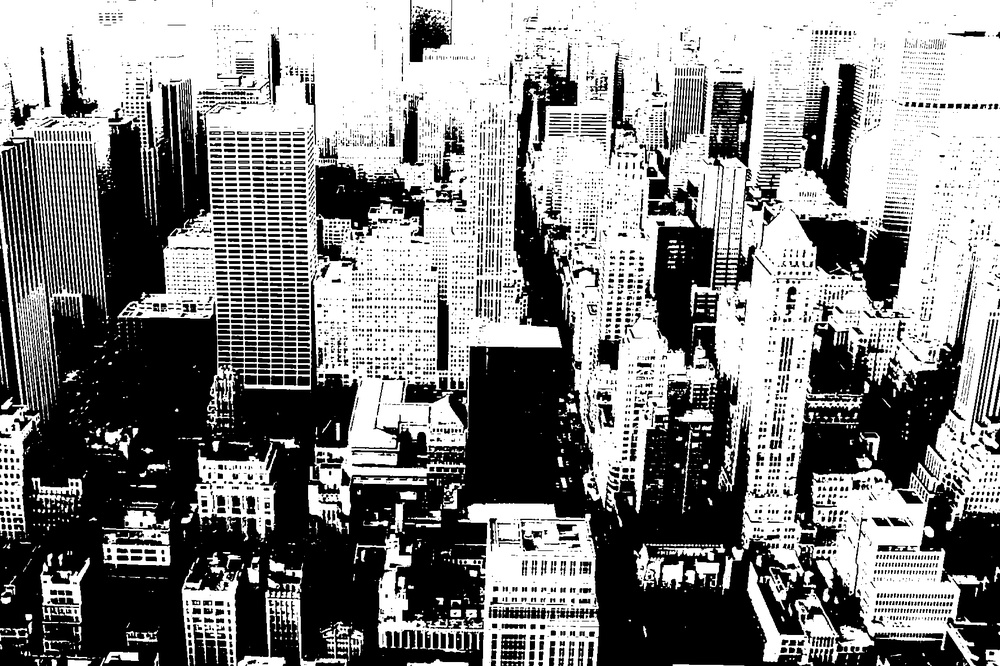
#> input picture pr3/01.jpg, 1000 x 666 px, shrunk from 1772 x 1181 before the run; its folder holds only this picture in this run
$ jupyter execute pr4.ipynb
#> lines starting #> are read from the running program, lines starting #| are printed output that depends on the picture; after the words box and inside, x2 and y2 are one past the last pixel; in counts of white or black regions, pixels touching at a corner belong together; long printed decimals are rounded
[cell 1]
import sys
import numpy as np
from scipy import ndimage
import matplotlib.pyplot as plt
from PIL import Image, ImageFilter
import os

[cell 2]
# Оператор Робертса
roberts_cross_v = np.array( [[ 0, 0, 0 ],
                             [ 0, 1, 0 ],
                             [ 0, 0,-1 ]] )

roberts_cross_h = np.array( [[ 0, 0, 0 ],
                             [ 0, 0, 1 ],
                             [ 0,-1, 0 ]] )

def roberts_cross(image_data) :
    vertical = ndimage.convolve(image_data, roberts_cross_v )
    horizontal = ndimage.convolve(image_data, roberts_cross_h )
    return np.sqrt( np.square(horizontal) + np.square(vertical))

[cell 3]
# [8 lines left out: function ShowImage, not called in this run]

def PrintHist(imageArray):
    x = [i for i in range(0,256)]
    y = np.zeros(256, dtype = int)
    y1 = np.zeros(256, dtype = int)
    y2 = np.zeros(256, dtype = int)
    y3 = np.zeros(256, dtype = int)
    if len(imageArray.shape)>2:
      for i in imageArray[:,:,0].flat:
        y[i] += 1
      for i in imageArray[:,:,1].flat:
        y1[i] += 1
      for i in imageArray[:,:,2].flat:
        y2[i] += 1
      for i in imageArray.flat:
        y3[i] += 1
    else:
      for i in imageArray.flat:
        y3[i] += 1
    return IsLight(y3, imageArray)


def IsLight(lightArray, imgArray):
  lightArray = lightArray / imgArray.size
  treshHold = (np.max(lightArray) * 10)/100
  newLightArray = lightArray > treshHold
  newLightArraySum = newLightArray.sum()
  if newLightArraySum > 7:
    return "5. Тоновое"
  elif newLightArraySum <= 2 and newLightArraySum != 0:
    return "5. Штриховое"
  else:
    return "5. Многоградационное"


def IsGreyScale(img):
  imgRGB = img.convert('RGB')
  w,h = imgRGB.size
  for i in range(w):
    for j in range(h):
      r,g,b = imgRGB.getpixel((i,j))
      if r != g != b: return False
  return True

[cell 4]
for root, dirs, files in os.walk("/content/pr3"):
    for filename in files:
      imgFullPath = f"{root}/{filename}"
      image = Image.open(imgFullPath)
#> image is the input picture: PIL image 1000x666 L; min 0, max 255, mean 134.3

      imgArr = np.asarray(image)
      image_data = np.asarray(image.convert("L"), dtype="int32")
      middle = int(np.median(image_data)) #Средняя яркость пикселей
#> middle = 172
      lightness = ""
      light_level = 0
      if(middle in range(130,255)):
          lightness = "светлое"
          light_level = 0.78
      elif(middle in range(100,130)):
          lightness = "среднее"
          light_level = 0.46
      elif(middle in range(0,100)):
          lightness = "тёмное"
          light_level = 0.11

      border_mask = image_data > middle*light_level
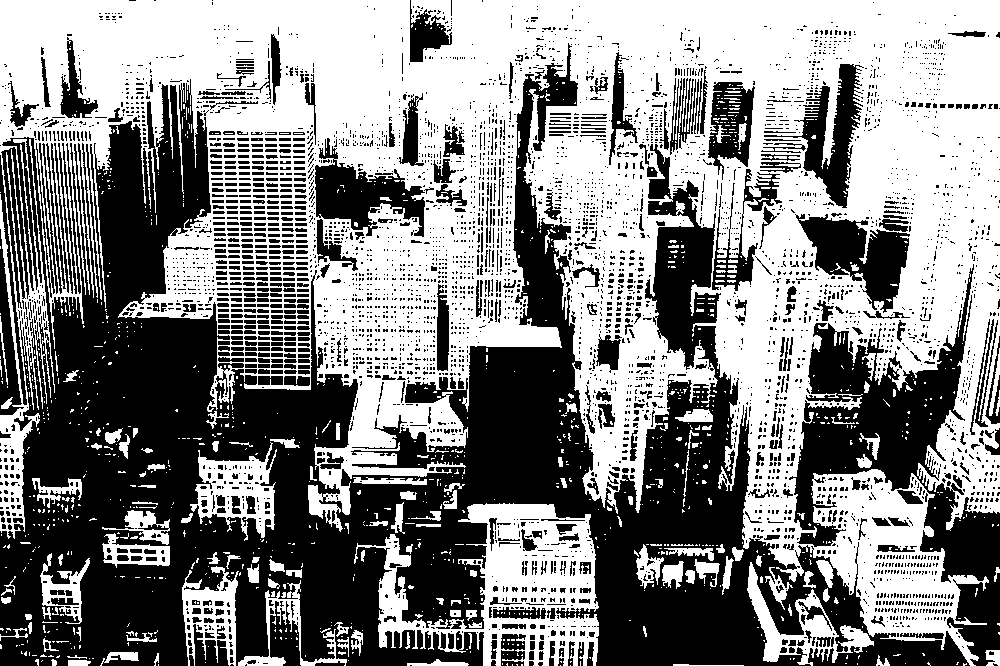
#> border_mask: shape (666, 1000) bool; 52.5% white; 4621 black regions (3926 under 20 px), largest, box (x1, y1, x2, y2) and area: (0, 43, 970, 666) 204009, (789, 264, 1000, 666) 25869, (795, 214, 910, 313) 5469
      image_data[border_mask] = 255
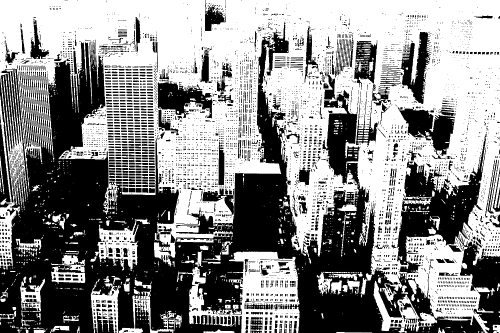
#> image_data: shape (666, 1000) int32 (shown at 1/2 size); min 0, max 255, mean 140.2
      image_data[np.invert(border_mask)] = 0

      roberts_image_data = roberts_cross(image_data)
#> in roberts_cross, `vertical = ndimage.convolve(image_data, roberts_cross_v )`:
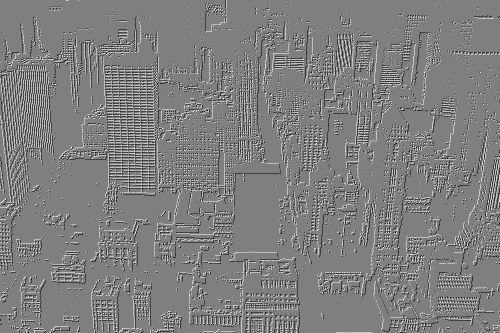
#> vertical: shape (666, 1000) int32 (shown at 1/2 size); min -255, max 255, mean -0.2; drawn with min black and max white
#> in roberts_cross, `horizontal = ndimage.convolve(image_data, roberts_cross_h )`:
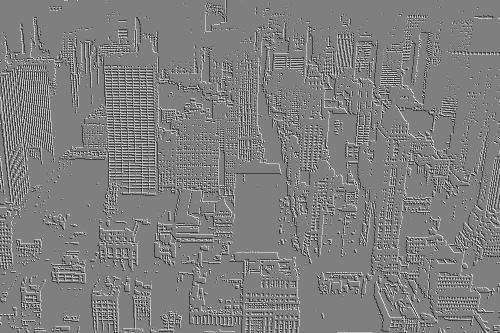
#> horizontal: shape (666, 1000) int32 (shown at 1/2 size); min -255, max 255, mean -0.3; drawn with min black and max white
#> in roberts_cross, `return np.sqrt( np.square(horizontal) + np.square(vertical))`:
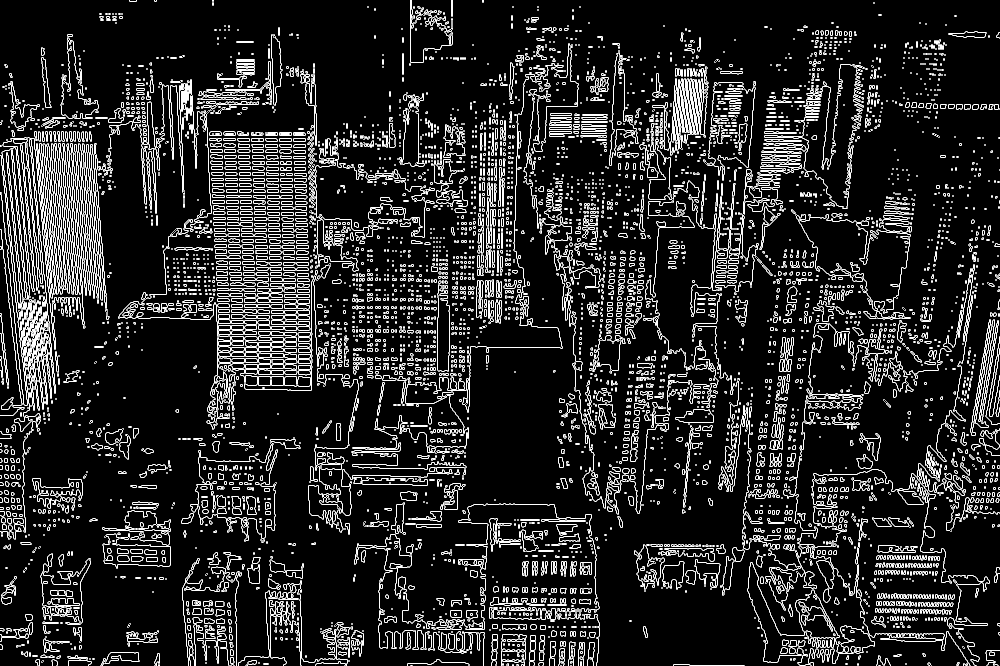
#> returned value: shape (666, 1000) float64; min 0, max 360.6, mean 59.1; drawn with min black and max white
      tones_pixels_count = np.count_nonzero(roberts_image_data < 128)
#> tones_pixels_count = 540376
      image_pixels_count = image_data.shape[0] * image_data.shape[1]
      tones_percent = tones_pixels_count / image_pixels_count
#> tones_percent = 0.811

      print(imgFullPath)
      color = False
      print(f"1. Яркость: {lightness}")
      print(f"2. Площадь, занятая равномерными тонами: {tones_percent}")
#| 2. Площадь, занятая равномерными тонами: 0.8114

      if tones_percent < 0.94:
          print(f"3. Изображение с большим количеством сюжетных деталей")
      elif tones_percent < 0.96:
          print(f"3. Среднее содержание контуров")
      else:
          print(f"3. Преобладают равномерные тона")

      if IsGreyScale(image) == True:
          print("4. Черно-белое")
      else:
          print("4. Цветное")
          color=True

      gr = PrintHist(imgArr)
#> after the loop in PrintHist, `for i in imageArray.flat:`: y3 = 256 values, max 179168 at index 0, min 360 at index 86, mean 2601.6
#> in IsLight, `lightArray = lightArray / imgArray.size`: lightArray = 256 values, max 0.269 at index 0, min 0.000541 at index 86, mean 0.00391
#> in IsLight, `treshHold = (np.max(lightArray) * 10)/100`: treshHold = 0.0269
#> in IsLight, `newLightArraySum = newLightArray.sum()`: newLightArraySum = 5
#> gr = '5. Многоградационное'
      print(gr)
#| 5. Многоградационное

      if(color == True and gr == "5. Многоградационное"):
          print("Рекомендуется цветоделение")
      elif(gr == "5. Тоновое" or gr == "5. Многоградационное"):
          print("Рекомендуется растрирование")
      elif(color == True):
          print("Рекомендуется цветоделение")
      print()

$ run again, on pr3/05.jpg
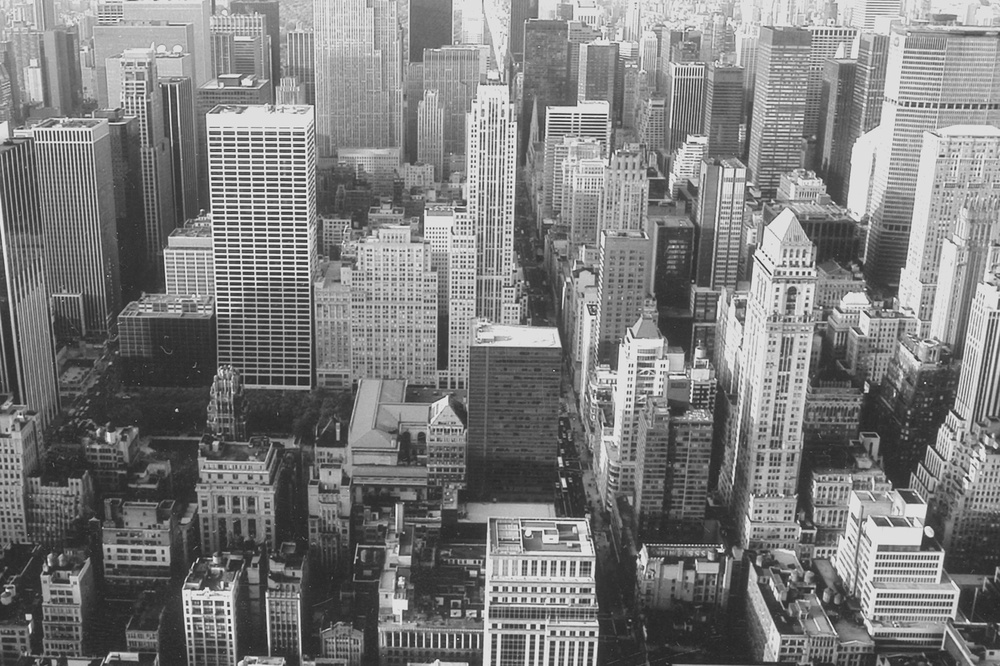
#> input picture pr3/05.jpg, 1000 x 666 px, shrunk from 1772 x 1181 before the run
#> image is the input picture: PIL image 1000x666 L; min 31, max 248, mean 124.5
#> middle = 120
#> `border_mask = image_data > middle*light_level`:
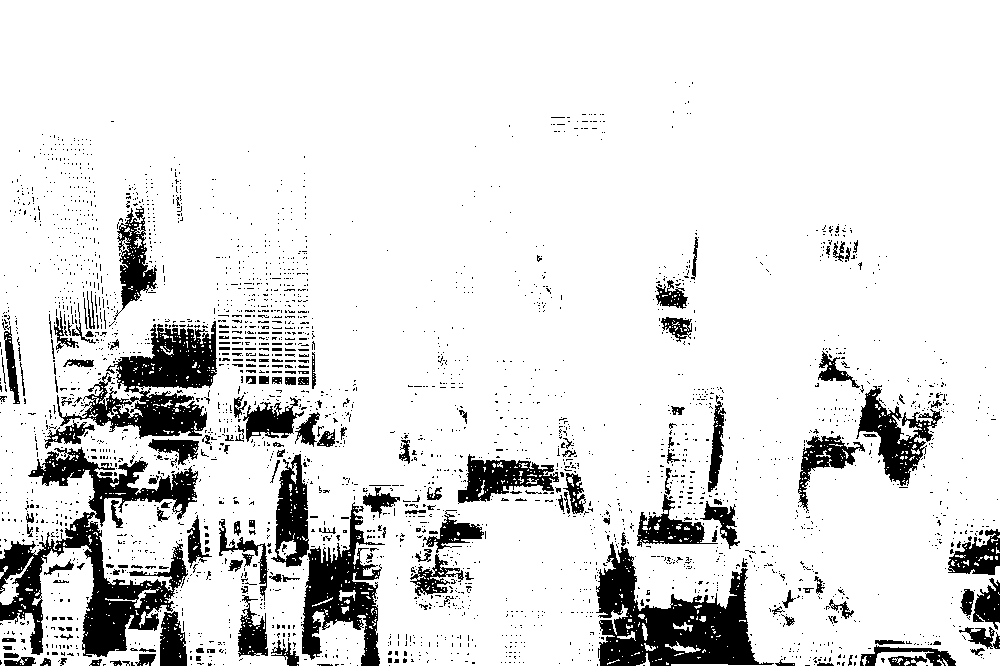
#> border_mask: shape (666, 1000) bool; 87.7% white; 2879 black regions (2679 under 20 px), largest, box (x1, y1, x2, y2) and area: (0, 447, 198, 657) 13048, (596, 542, 774, 666) 10245, (57, 321, 217, 439) 7981
#> in roberts_cross, `return np.sqrt( np.square(horizontal) + np.square(vertical))`:
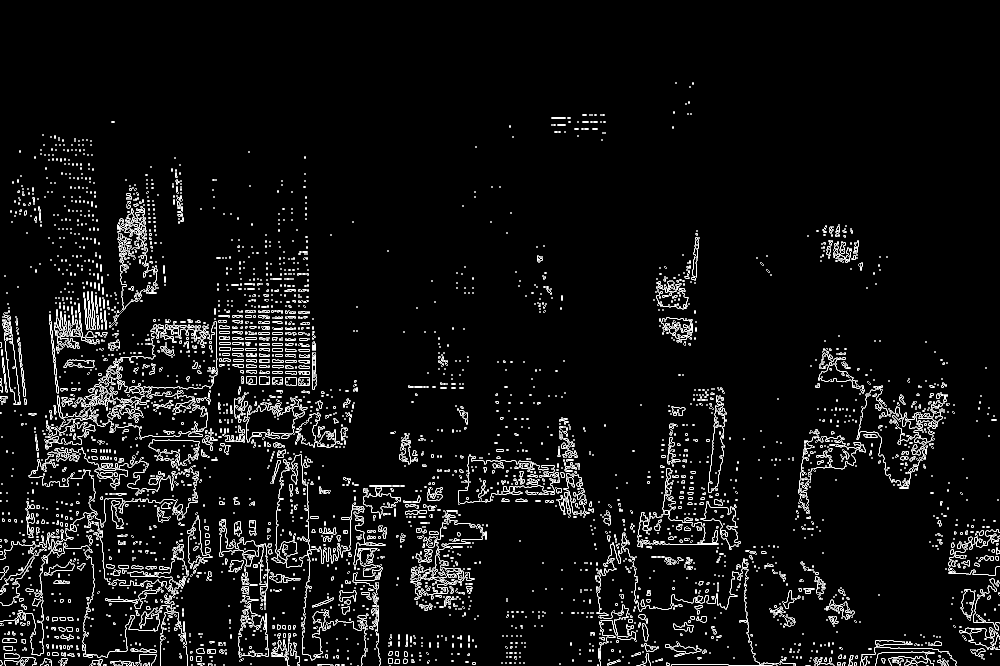
#> returned value: shape (666, 1000) float64; min 0, max 360.6, mean 25.6; drawn with min black and max white
#> tones_pixels_count = 608534
#> tones_percent = 0.914
#| 2. Площадь, занятая равномерными тонами: 0.9137
#> the loop in PrintHist, `for i in imageArray.flat:` made 666000 passes
#> i on passes 1 to 3: 202, 219, 215
#> after the loop in PrintHist, `for i in imageArray.flat:`: y3 = 256 values, max 9259 at index 223, min 0 at index 0, mean 2601.6
#> lightArray = 256 values, max 0.0139 at index 223, min 0 at index 0, mean 0.00391
#> treshHold = 0.00139
#> newLightArraySum = 189
#> gr = '5. Тоновое'
#| 5. Тоновое

$ run again, on pr3/07.jpg
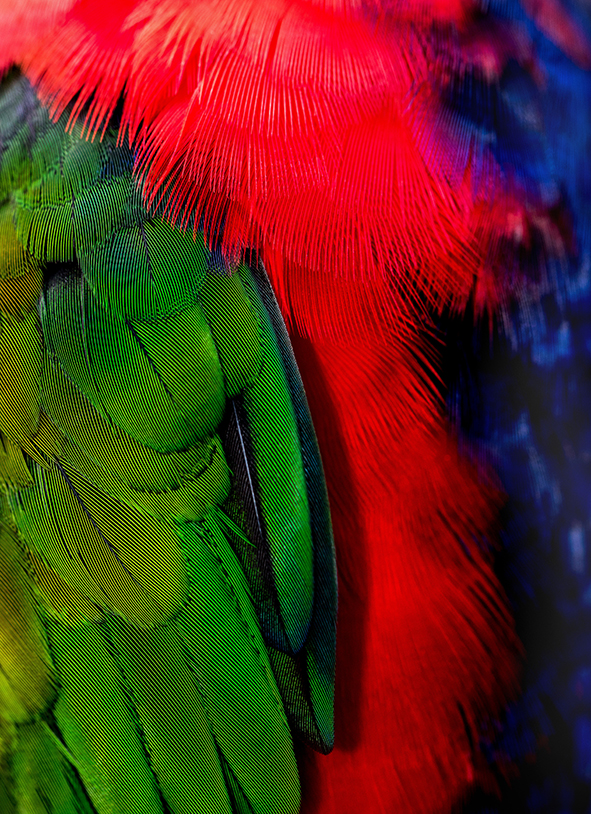
#> input picture pr3/07.jpg, 591 x 814 px
#> image is the input picture: PIL image 591x814 RGB; mean R, G, B 93, 44.3, 26
#> middle = 50
#> `border_mask = image_data > middle*light_level`:
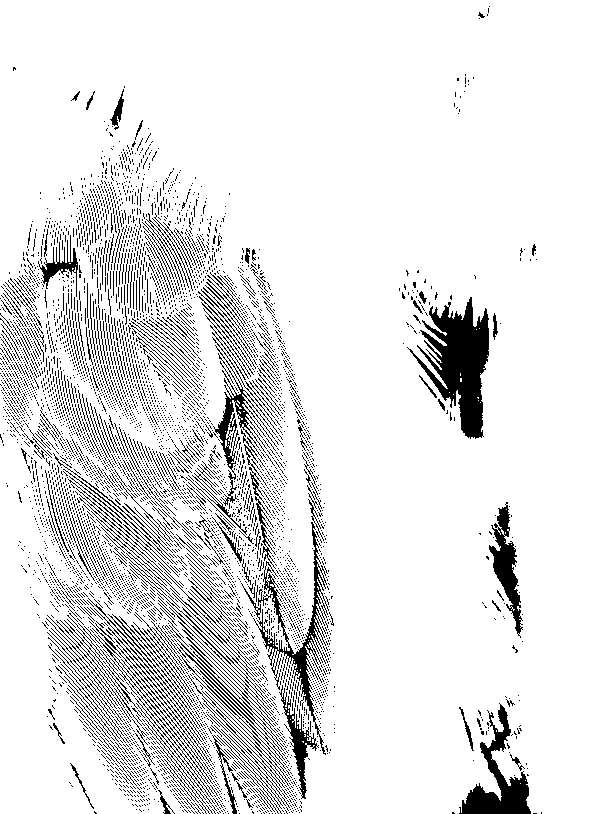
#> border_mask: shape (814, 591) bool; 89.1% white; 6058 black regions (5737 under 20 px), largest, box (x1, y1, x2, y2) and area: (407, 297, 489, 439) 5344, (459, 703, 531, 814) 2639, (253, 522, 329, 755) 2471
#> in roberts_cross, `return np.sqrt( np.square(horizontal) + np.square(vertical))`:
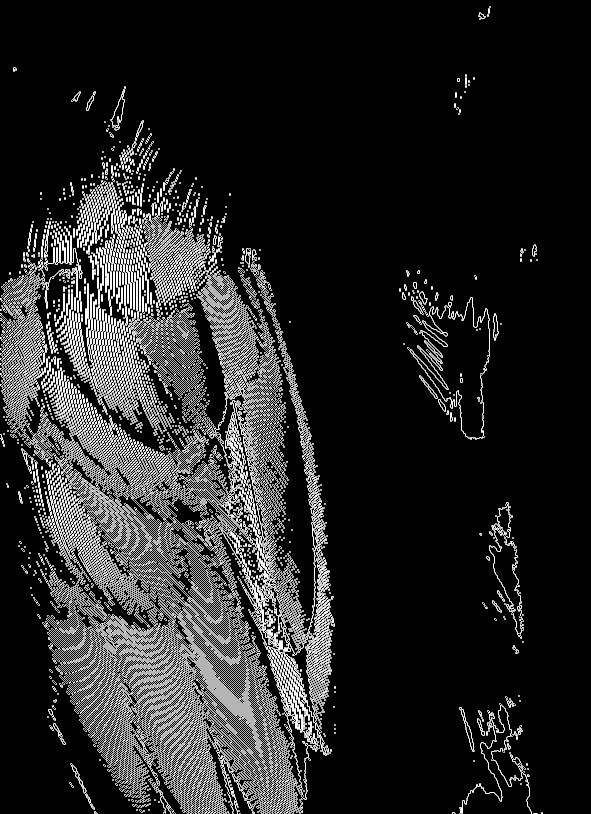
#> returned value: shape (814, 591) float64; min 0, max 360.6, mean 54.3; drawn with min black and max white
#> tones_pixels_count = 388155
#> tones_percent = 0.807
#| 2. Площадь, занятая равномерными тонами: 0.8069
#> the loop in PrintHist, `for i in imageArray[:,:,0].flat:` made 481074 passes
#> i on passes 1 to 3: 250, 252, 252
#> after the loop in PrintHist, `for i in imageArray[:,:,0].flat:`: y = 256 values, max 28009 at index 0, min 581 at index 203, mean 1879.2
#> the loop in PrintHist, `for i in imageArray[:,:,1].flat:` made 481074 passes
#> i on passes 1 to 3: 113, 114, 116
#> after the loop in PrintHist, `for i in imageArray[:,:,1].flat:`: y1 = 256 values, max 63545 at index 1, min 132 at index 251, mean 1879.2
#> the loop in PrintHist, `for i in imageArray[:,:,2].flat:` made 481074 passes
#> i on passes 1 to 3: 103, 103, 104
#> after the loop in PrintHist, `for i in imageArray[:,:,2].flat:`: y2 = 256 values, max 44761 at index 0, min 0 at index 191, mean 1879.2
#> the loop in PrintHist, `for i in imageArray.flat:` made 1443222 passes
#> after the loop in PrintHist, `for i in imageArray.flat:`: y3 = 256 values, max 134992 at index 0, min 896 at index 222, mean 5637.6
#> lightArray = 256 values, max 0.0935 at index 0, min 0.000621 at index 222, mean 0.00391
#> treshHold = 0.00935
#> newLightArraySum = 13
#> gr = '5. Тоновое'
#| 5. Тоновое
